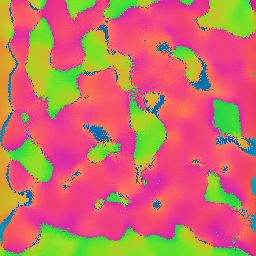
#> input picture notes/2018-04-09-structure-tensor-update/figs/RGB_raw_d2_n7_sl84.png, 256 x 256 px
$ python -i st3d.py   (imports and definitions only)
#> lines starting #> are read from the running program, lines starting #| are printed output that depends on the picture
'''
This script extends the structure_tensor function from skimage to 3D.
Most of the code is directly modified.

NOTE: These functions assume the image volumes are NumPy arrays with
shape = (x, y, z)
'''

import numpy as np
from scipy import ndimage as ndi
from skimage._shared.utils import assert_nD
from skimage.util.dtype import img_as_float


# [70 lines left out: function structure_tensor_3D, not called in this run]


def _compute_derivatives(image, mode='constant', cval=0):
    """Compute derivatives in x, y and z directions using the Sobel operator.

    Parameters
    ----------
    image : ndarray
        Input image.
    mode : {'constant', 'reflect', 'wrap', 'nearest', 'mirror'}, optional
        How to handle values outside the image borders.
    cval : float, optional
        Used in conjunction with mode 'constant', the value outside
        the image boundaries.

    Returns
    -------
    imz : ndarray
        Derivative in z-direction.
    imy : ndarray
        Derivative in y-direction.
    imx : ndarray
        Derivative in x-direction.

    """
    imx = ndi.sobel(image, axis=0, mode=mode, cval=cval)
    imy = ndi.sobel(image, axis=1, mode=mode, cval=cval)
    imz = ndi.sobel(image, axis=2, mode=mode, cval=cval)

    return imx, imy, imz


# [4 lines left out: function _prepare_grayscale_input_3D, not called in this run]

>>> import cv2
>>> picture = cv2.imread('../notes/2018-04-09-structure-tensor-update/figs/RGB_raw_d2_n7_sl84.png', cv2.IMREAD_GRAYSCALE)
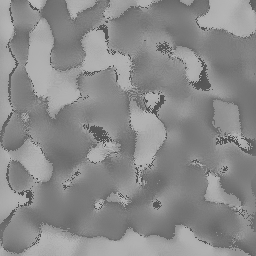
#> picture: shape (256, 256); min 76, max 183, mean 138.1
>>> result = _compute_derivatives(picture)
#> in _compute_derivatives, `imx = ndi.sobel(image, axis=0, mode=mode, cval=cval)`:
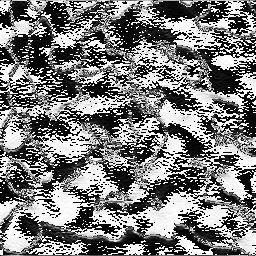
#> imx: shape (256, 256); min 0, max 255, mean 123.3
#> in _compute_derivatives, `imy = ndi.sobel(image, axis=1, mode=mode, cval=cval)`:
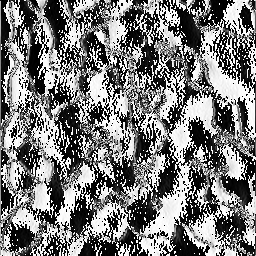
#> imy: shape (256, 256); min 0, max 255, mean 123.1
#> (the run stopped early here; a loop or call above may not have finished)
